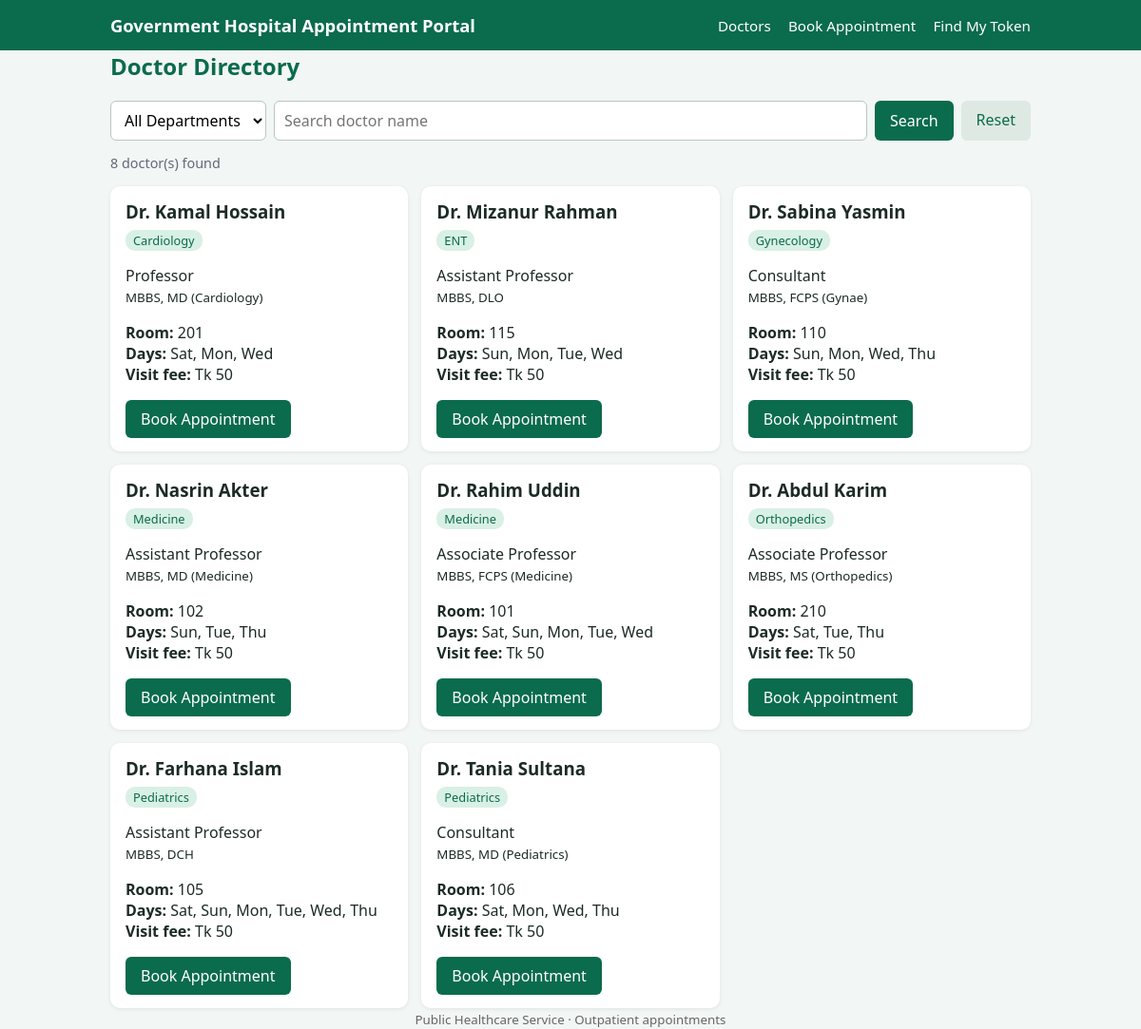
The page / on the database its author committed.
### tables this page shows
CREATE TABLE doctors (
  doctor_id      INT AUTO_INCREMENT PRIMARY KEY,
  name           VARCHAR(80) NOT NULL,
  dept_id        INT NOT NULL,
  designation    VARCHAR(60) NOT NULL,
  qualification  VARCHAR(100),
  room_no        VARCHAR(10),
  available_days VARCHAR(40) NOT NULL,         
  visit_fee      DECIMAL(8,2) DEFAULT 0,
  FOREIGN KEY (dept_id) REFERENCES departments(dept_id)
);

CREATE TABLE departments (
  dept_id   INT AUTO_INCREMENT PRIMARY KEY,
  dept_name VARCHAR(60) NOT NULL UNIQUE,
  dept_code VARCHAR(4)  NOT NULL UNIQUE       
);

### index.php (the view, shortened to what this page needs)
<?php
require 'config.php';
$q     = trim($_GET['q'] ?? '');
$sql = "SELECT d.*, dp.dept_name
        FROM doctors d JOIN departments dp ON dp.dept_id = d.dept_id
        WHERE 1=1";
$params = [];
$sql .= " ORDER BY dp.dept_name, d.name";
$st = $pdo->prepare($sql);
$st->execute($params);
$doctors = $st->fetchAll();
page_start('Doctor Directory');
?>
<h2>Doctor Directory</h2>
<form method="get" class="filter">
  <select name="dept" onchange="this.form.submit()">
    <option value="0">All Departments</option>
  </select>
  <input type="text" name="q" placeholder="Search doctor name" value="<?= h($q) ?>">
  <button type="submit">Search</button>
  <a class="btn light" href="index.php">Reset</a>
</form>
<p class="muted"><?= count($doctors) ?> doctor(s) found</p>
<div class="grid">
<?php foreach ($doctors as $d): ?>
  <div class="card">
    <h3><?= h($d['name']) ?></h3>
    <span class="tag"><?= h($d['dept_name']) ?></span>
    <p><?= h($d['designation']) ?><br><small><?= h($d['qualification']) ?></small></p>
    <p><strong>Room:</strong> <?= h($d['room_no']) ?><br>
       <strong>Days:</strong> <?= h(str_replace(',', ', ', $d['available_days'])) ?><br>
       <strong>Visit fee:</strong> Tk <?= number_format($d['visit_fee'], 0) ?></p>
    <a class="btn" href="book.php?doctor_id=<?= $d['doctor_id'] ?>">Book Appointment</a>
  </div>
<?php endforeach; ?>
</div>
<?php page_end(); ?>

### config.php (shortened to what this page needs)
<?php
function h($s) { return htmlspecialchars((string)$s, ENT_QUOTES, 'UTF-8'); }
function page_start($title) { ?>
<!DOCTYPE html>
<html lang="en">
<head>
<link rel="stylesheet" href="style.css">
</head>
<body>
<header>
  <div class="wrap">
    <h1>Government Hospital Appointment Portal</h1>
    <nav>
      <a href="index.php">Doctors</a>
      <a href="book.php">Book Appointment</a>
      <a href="token.php">Find My Token</a>
    </nav>
  </div>
</header>
<main class="wrap">
<?php }
function page_end() { ?>
</main>
<footer class="wrap"><small>Public Healthcare Service &middot; Outpatient appointments</small></footer>
</body>
</html>
<?php }

### style.css (style rules this page uses)
* { box-sizing: border-box; }
body { margin: 0; font-family: Segoe UI, Arial, sans-serif; background: #f2f6f4; color: #1d2b25; }
.wrap { max-width: 1000px; margin: 0 auto; padding: 0 16px; }
header { background: #0b6b4d; color: #fff; padding: 14px 0; }
header .wrap { display: flex; flex-wrap: wrap; justify-content: space-between; align-items: center; gap: 8px; }
header h1 { font-size: 1.15rem; margin: 0; }
nav a { color: #fff; text-decoration: none; margin-left: 14px; font-size: .95rem; }
main { padding-top: 20px; padding-bottom: 30px; }
footer { padding: 16px; text-align: center; color: #666; }
h2 { margin-top: 0; color: #0b6b4d; }
.filter { display: flex; flex-wrap: wrap; gap: 8px; margin-bottom: 12px; }
input, select, textarea, button { font: inherit; padding: 8px 10px; border: 1px solid #b9c7c0; border-radius: 6px; background: #fff; }
.filter input[type=text] { flex: 1; min-width: 160px; }
button, .btn { background: #0b6b4d; color: #fff; border: 0; cursor: pointer; text-decoration: none; display: inline-block; padding: 9px 16px; border-radius: 6px; }
.btn.light { background: #dfe9e4; color: #0b6b4d; }
.muted { color: #667; font-size: .9rem; }
.grid { display: grid; grid-template-columns: repeat(auto-fill, minmax(260px, 1fr)); gap: 14px; }
.card { background: #fff; border-radius: 10px; padding: 14px 16px; box-shadow: 0 1px 4px rgba(0,0,0,.08); }
.card h3 { margin: 0 0 6px; }
.tag { background: #d9f0e6; color: #0b6b4d; padding: 2px 8px; border-radius: 10px; font-size: .8rem; }

### rows shown on the page
doctors: name "Dr. Kamal Hossain", dept.dept_name "Cardiology", designation "Professor", qualification "MBBS, MD (Cardiology)", room_no "201", available_days "Sat, Mon, Wed", visit_fee "50"
doctors: name "Dr. Mizanur Rahman", dept.dept_name "ENT", designation "Assistant Professor", qualification "MBBS, DLO", room_no "115", available_days "Sun, Mon, Tue, Wed", visit_fee "50"
doctors: name "Dr. Sabina Yasmin", dept.dept_name "Gynecology", designation "Consultant", qualification "MBBS, FCPS (Gynae)", room_no "110", available_days "Sun, Mon, Wed, Thu", visit_fee "50"
doctors: name "Dr. Nasrin Akter", dept.dept_name "Medicine", designation "Assistant Professor", qualification "MBBS, MD (Medicine)", room_no "102", available_days "Sun, Tue, Thu", visit_fee "50"
doctors: name "Dr. Rahim Uddin", dept.dept_name "Medicine", designation "Associate Professor", qualification "MBBS, FCPS (Medicine)", room_no "101", available_days "Sat, Sun, Mon, Tue, Wed", visit_fee "50"
doctors: name "Dr. Abdul Karim", dept.dept_name "Orthopedics", designation "Associate Professor", qualification "MBBS, MS (Orthopedics)", room_no "210", available_days "Sat, Tue, Thu", visit_fee "50"
doctors: name "Dr. Farhana Islam", dept.dept_name "Pediatrics", designation "Assistant Professor", qualification "MBBS, DCH", room_no "105", available_days "Sat, Sun, Mon, Tue, Wed, Thu", visit_fee "50"
doctors: name "Dr. Tania Sultana", dept.dept_name "Pediatrics", designation "Consultant", qualification "MBBS, MD (Pediatrics)", room_no "106", available_days "Sat, Mon, Wed, Thu", visit_fee "50"

### other values the page prints
count($doctors) "8"
